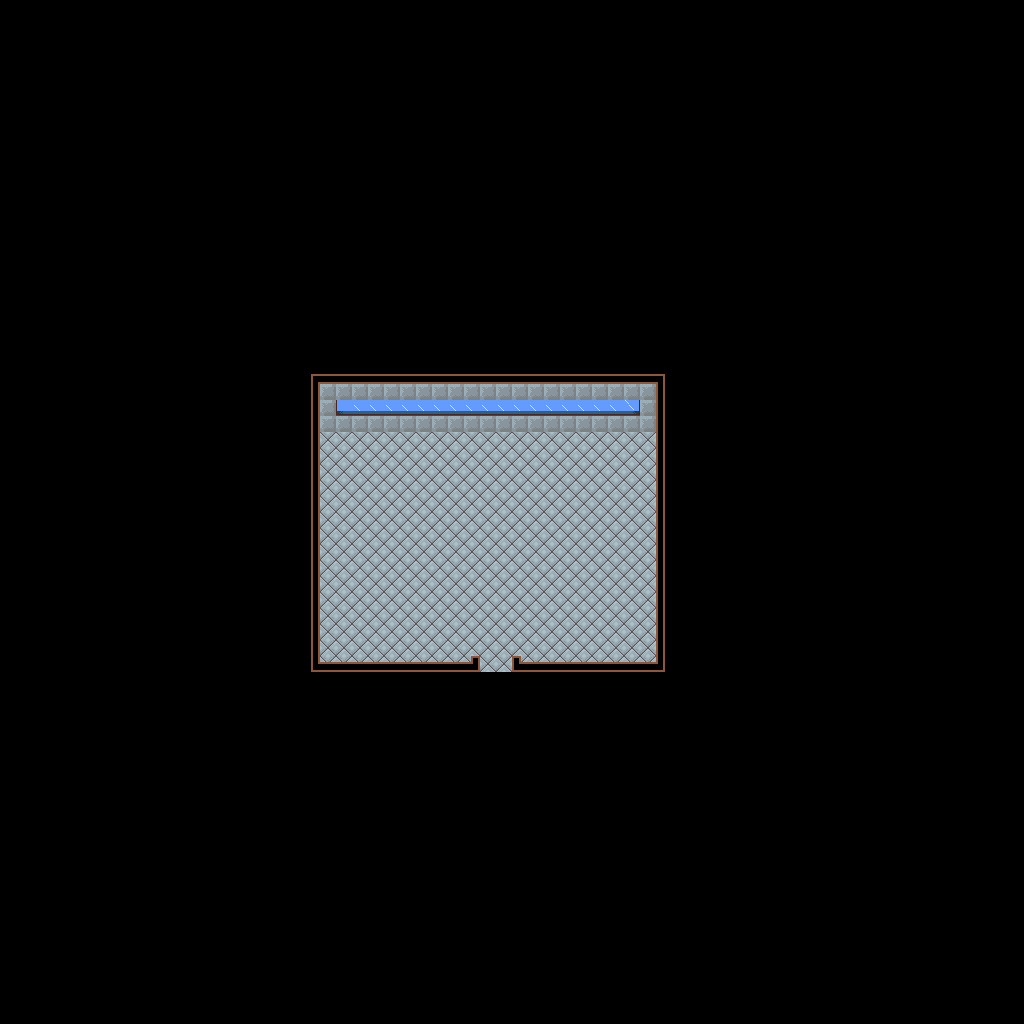

Tiled map render using the project's own tile images. Description and the map definition, with tile-layer contents summarised, below:
An orthogonal 64x64 tile map with 16x16 px tiles, 4 tile layers (background, midGround, buildings, foreGround), 2 tilesets and 1 object.

<map version="1.2" tiledversion="1.3.0" orientation="orthogonal" renderorder="right-down" compressionlevel="0" width="64" height="64" tilewidth="16" tileheight="16" infinite="0" nextlayerid="6" nextobjectid="35">
 <tileset firstgid="1" source="InteriorSpriteSheet.tsx" />
 <tileset firstgid="10001" source="MasterSpriteSheet.tsx" />
 <layer id="1" name="background" width="64" height="64">
  <data>[4096 cells, 378 non-empty, 5 distinct tile ids]</data>
 </layer>
 <layer id="4" name="midGround" width="64" height="64">
  <data>[4096 cells, 0 non-empty, 0 distinct tile ids]</data>
 </layer>
 <objectgroup id="2" name="Portal">
  <object id="34" x="482" y="649" width="28" height="20">
   <properties>
    <property name="Click" value="false" />
    <property name="SafteyOffSetX" value="0" />
    <property name="SafteyOffSetY" value="-50" />
    <property name="standardFrom" value="ResearchStation" />
    <property name="standardTo" value="SanctuaryHub" />
   </properties>
  </object>
 </objectgroup>
 <layer id="3" name="buildings" width="64" height="64">
  <data>[4096 cells, 97 non-empty, 12 distinct tile ids]</data>
 </layer>
 <layer id="5" name="foreGround" width="64" height="64">
  <data>[4096 cells, 0 non-empty, 0 distinct tile ids]</data>
 </layer>
</map>
